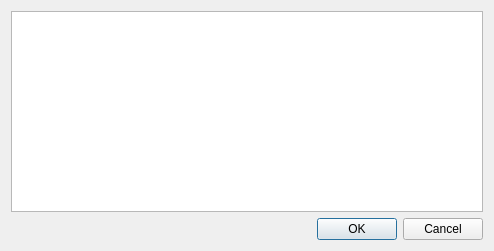
<?xml version="1.0" encoding="UTF-8"?>
<ui version="4.0">
 <class>LoggingDialogGUI</class>
 <widget class="QDialog" name="LoggingDialogGUI">
  <property name="geometry">
   <rect>
    <x>0</x>
    <y>0</y>
    <width>494</width>
    <height>251</height>
   </rect>
  </property>
  <property name="windowTitle">
   <string>Dialog</string>
  </property>
  <layout class="QGridLayout" name="gridLayout">
   <item row="1" column="0">
    <widget class="QDialogButtonBox" name="mButtonBox">
     <property name="orientation">
      <enum>Qt::Horizontal</enum>
     </property>
     <property name="standardButtons">
      <set>QDialogButtonBox::Cancel|QDialogButtonBox::Ok</set>
     </property>
    </widget>
   </item>
   <item row="0" column="0">
    <widget class="QTableView" name="mItemTableView"/>
   </item>
  </layout>
 </widget>
 <resources/>
 <connections>
  <connection>
   <sender>mButtonBox</sender>
   <signal>accepted()</signal>
   <receiver>LoggingDialogGUI</receiver>
   <slot>accept()</slot>
   <hints>
    <hint type="sourcelabel">
     <x>248</x>
     <y>254</y>
    </hint>
    <hint type="destinationlabel">
     <x>157</x>
     <y>274</y>
    </hint>
   </hints>
  </connection>
  <connection>
   <sender>mButtonBox</sender>
   <signal>rejected()</signal>
   <receiver>LoggingDialogGUI</receiver>
   <slot>reject()</slot>
   <hints>
    <hint type="sourcelabel">
     <x>316</x>
     <y>260</y>
    </hint>
    <hint type="destinationlabel">
     <x>286</x>
     <y>274</y>
    </hint>
   </hints>
  </connection>
 </connections>
</ui>
